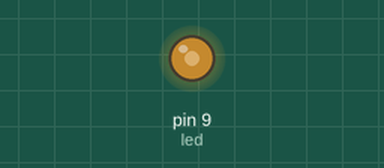
Recording of a sketch running on a simulated Arduino Uno, built with avr-gcc and run on an emulated ATmega328P. Shown: output pins drawn as LEDs (lit = HIGH).

Above: at 0.1 s.
Timing chart, 0 to 1.6 s (numbered marks = the images above):
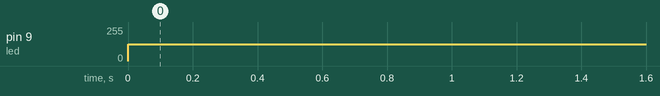

The sketch:

pwmTrucho.ino
```cpp
int led = 9;


void setup() {
  // put your setup code here, to run once:
  pinMode(led, OUTPUT);
}

void loop() {
  analogWrite(led, 127);

}
```

Measured:
- by itself, pin 9 (led): 0/255 → 127/255 at 0.00 s
